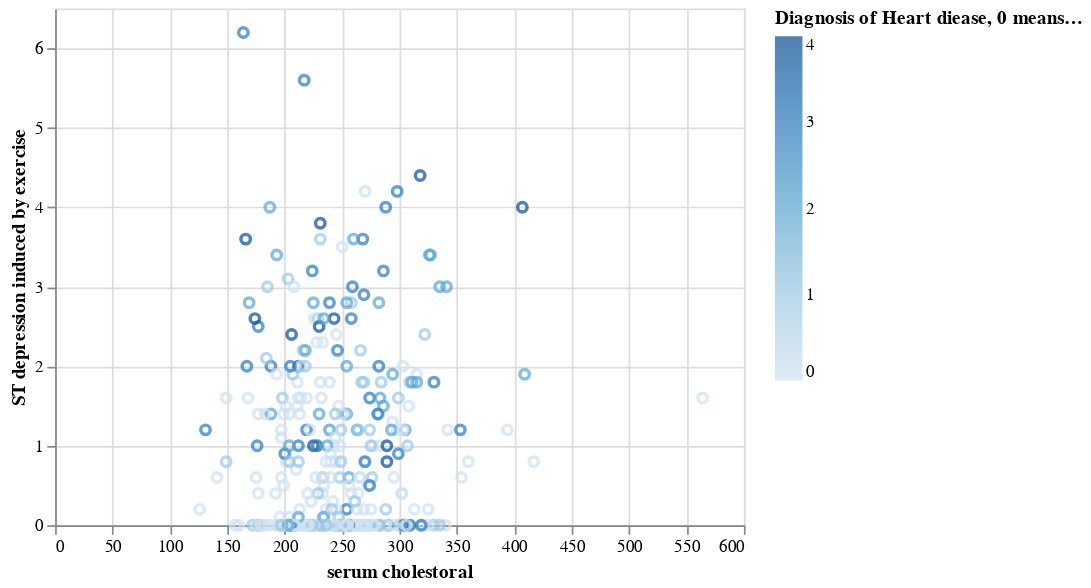

Write notebook code for a chart like this one.
### Code cell
chol_oldpeak_plot = alt.Chart(cleveland).mark_point().encode(
    x = alt.X("chol", title = "serum cholestoral"),
    y = alt.Y('oldpeak', title = "ST depression induced by exercise"),
    color = alt.Color("num", title = "Diagnosis of Heart diease, 0 means No heart disease")
)
chol_oldpeak_plot

### Figure 1 — Vega-Lite specification as saved in the notebook (floating-point values rounded to 4 significant figures; data arrays with more than 128 entries replaced by an {"elided": "..."} marker saying what was removed)
{"config": {"view": {"continuousWidth": 400, "continuousHeight": 300}}, "data": {"name": "data-9e6ddf12bc48ba267478d547b68f0b96"}, "mark": "point", "encoding": {"color": {"field": "num", "title": "Diagnosis of Heart diease, 0 means No heart disease", "type": "quantitative"}, "x": {"field": "chol", "title": "serum cholestoral", "type": "quantitative"}, "y": {"field": "oldpeak", "title": "ST depression induced by exercise", "type": "quantitative"}}, "$schema": "https://vega.github.io/schema/vega-lite/v4.17.0.json", "datasets": {"data-9e6ddf12bc48ba267478d547b68f0b96": {"elided": "303 records"}}}
